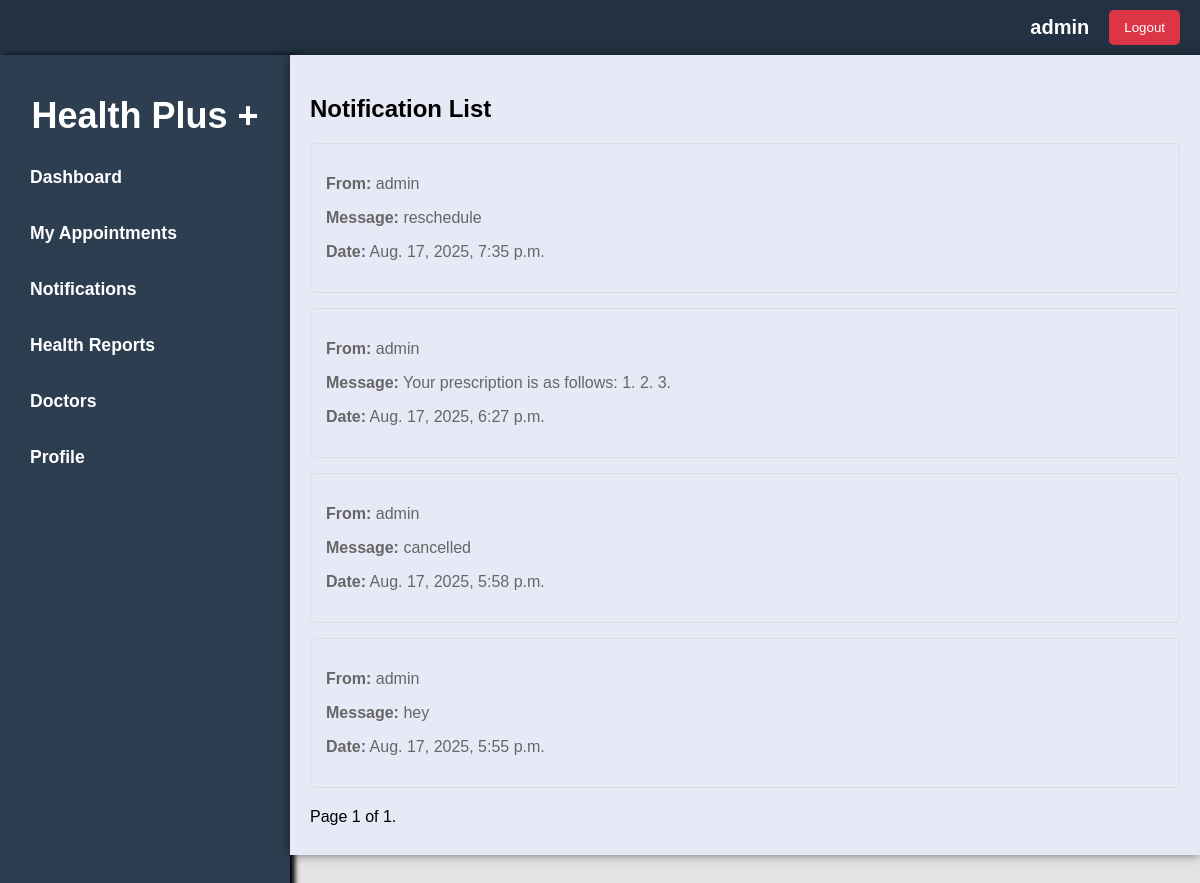
The app's page /notifications/ (signed in) with its own data.
### booking/models.py (models this page shows, shortened)
class Notification(models.Model):
    ACTION_CHOICES = [
        ('appointment', 'Appointment Related'),
        ('message', 'Doctor Message'),
        ('system', 'System Notification'),
    ]
    sender = models.ForeignKey(User, on_delete=models.CASCADE, related_name='sent_notifications', null=True, blank=True)
    message = models.TextField()
    is_read = models.BooleanField(default=False)
    notification_type = models.CharField(max_length=20, choices=ACTION_CHOICES, default='system')
    related_appointment = models.ForeignKey(
        Appointment,
        on_delete=models.SET_NULL,
        null=True,
        blank=True
    )
    created_at = models.DateTimeField(auto_now_add=True)
    class Meta:
        ordering = ['-created_at']

### booking/views.py (the view)
# urls.py: path('notifications/', views.view_notifications, name='view_notifications'),
@login_required
def view_notifications(request):
    notifications = Notification.objects.filter(sender=request.user).select_related(
        'sender', 'sender__doctor', 'related_appointment', 'related_appointment__doctor'
    ).order_by('-created_at')
    page = request.GET.get('page', 1)
    paginator = Paginator(notifications, 10)
    try:
        notifications_page = paginator.page(page)
    except PageNotAnInteger:
        notifications_page = paginator.page(1)
    except EmptyPage:
        notifications_page = paginator.page(paginator.num_pages)
    unread_count = Notification.objects.filter(sender=request.user, is_read=False).count()
    total_count = Notification.objects.filter(sender=request.user).count()
    return render(request, 'notifications/notifications.html', {
        'notifications': notifications_page,
        'unread_count': unread_count,
        'total_count': total_count,
    })

### booking/templates/notifications/notifications.html (shortened to what this page needs)
{% extends 'index.html' %}
{% block content %}
<div class="container">
    <h2>Notification List</h2>
    {% if notifications %}
    <div class="messages">
        {% for notification in notifications %}
        <div class="notification-card">
            <p><strong>From:</strong> {{ notification.sender.username }}</p>
            <p><strong>Message:</strong> {{ notification.message }}</p>
            <p><strong>Date:</strong> {{ notification.created_at }}</p>
        </div>
        {% endfor %}
    </div>
    <div class="pagination">
        <span class="step-links">
            <span class="current">
                Page {{ notifications.number }} of {{ notifications.paginator.num_pages }}.
            </span>
        </span>
    </div>
    {% else %}
    <p>No notifications found.</p>
    {% endif %}
</div>
{% endblock %}

### booking/templates/index.html (shortened to what this page needs)
{% load static %}
<!DOCTYPE html>
<html lang="en">
<head>
    <link rel="stylesheet" href="{% static 'css/style.css' %}" />
</head>
<body>
    <header>
        <nav>
            {% if user.is_authenticated %}
            <h3>{{user.username}}</h3>
            <form method="post" action="{% url 'logout' %}">
                <button type="submit" class="logout-button">Logout</button>
            </form>
            {% else %}
            <a href="/accounts/login" class="login" style='text-decoration:none; color:white;'>Login</a>
            {% endif %}
        </nav>
    </header>
    <div class='body-content'>
        {% include 'components/aside.html' %}
        {% block content %}{% endblock %}
    </div>
</body>
</html>

### booking/static/css/style.css (style rules this page uses)
body { margin: 0; padding: 0; background-color: #e3e3e3; font-family: 'Arial', sans-serif; width: 100%; position:fixed; }
.body-content { display: flex; height: 100vh; }
.container { flex: 1; padding: 40px; background-color: #e7eaf6; overflow-y: auto; box-shadow: 0 0 10px rgba(0, 0, 0, 0.5); }

### booking/templates/index.html (style rules this page uses)
header { background-color: #233142; padding: 10px 20px; color: white; display: flex; justify-content: flex-end; align-items: center; }
nav { display: flex; align-items: center; }
h3 { margin: 0; font-size: 20px; }
.logout-button { margin-left: 20px; padding: 10px 15px; background-color: #dc3545; color: white; border: none; border-radius: 5px; cursor: pointer; transition: background-color 0.3s; }
.body-content { display: flex; }
.container { flex: 1; padding: 20px; }
p { color: #666; font-size: 16px; }

### booking/templates/notifications/notifications.html (style rules this page uses)
.container { padding: 20px; overflow: auto; }
.notification-card { border: 1px solid #ddd; padding: 15px; margin-bottom: 15px; border-radius: 5px; }
.pagination { margin-top: 20px; }

### records on screen
Notification: sender.username "admin", message "reschedule", created_at "Aug. 17, 2025, 7:35 p.m."
Notification: sender.username "admin", message "Your prescription is as follows: 1. 2. 3.", created_at "Aug. 17, 2025, 6:27 p.m."
Notification: sender.username "admin", message "cancelled", created_at "Aug. 17, 2025, 5:58 p.m."
Notification: sender.username "admin", message "hey", created_at "Aug. 17, 2025, 5:55 p.m."

### other values on screen
{{ user.username }} "admin"
{{ notifications.number }} "1"
{{ notifications.paginator.num_pages }} "1"
